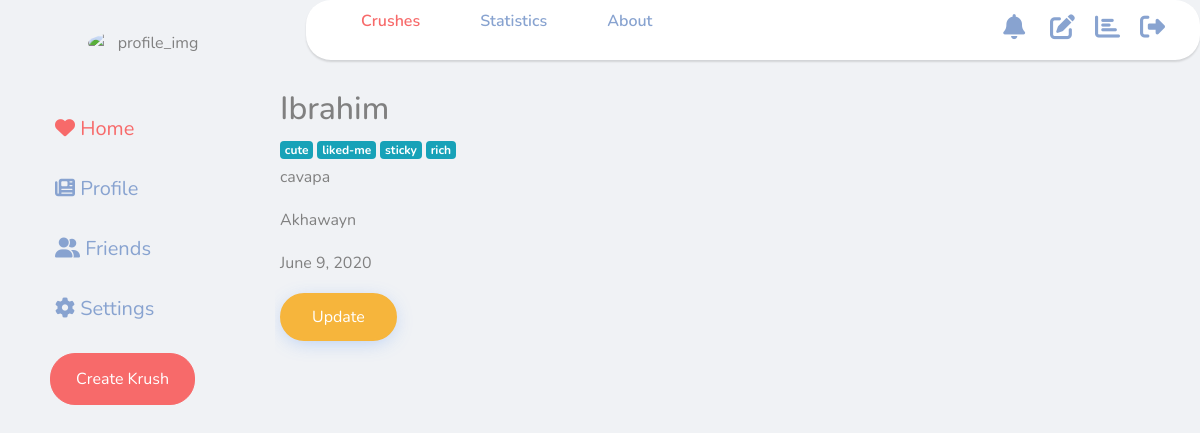
Page /crush/4/ on the committed database.
### posts/models.py (models this page shows, shortened)
class Post(models.Model):
    name = models.CharField(max_length=250)
    nickname = models.TextField(default="misterieux")
    content = models.TextField()
    published = models.DateField(auto_now_add=True)
    author = models.ForeignKey(User,on_delete=models.CASCADE)
    slug = models.SlugField(max_length=100)
    tags = TaggableManager()

### posts/views.py (the view)
# urls.py: path('crush/<int:pk>/', PostDetailView.as_view(), name="post-detail"),
class PostDetailView(DetailView):
    model = Post

### posts/templates/posts/post_detail.html
{% extends 'posts/base.html' %}
{% block content %}
	<div class="container">
		<h2>{{post.name}}</h2>
		{% for tag in post.tags.all %}
		<a href="#" class="badge badge-info" >{{ tag }}</a>
		{% endfor %}
		<p>{{post.nickname}}</p>
		<p>{{post.content}}</p>
		<p>{{post.published}}</p>
		<a class="btn btn-primary mr-2 mb-2" href="/crush/{{post.id}}/update">Update</a>
	</div>
{% endblock content %}

### static/css/main.css (style rules this page uses)
body { line-height: 1.7; color: gray; font-weight: 400; font-size: 1rem; }
a { -webkit-transition: .3s all ease; -o-transition: .3s all ease; transition: .3s all ease; }
h1, h2, h3, h4, h5, .h1, .h2, .h3, .h4, .h5 { font-family: "Nunito", -apple-system, BlinkMacSystemFont, "Segoe UI", Roboto, "Helvetica Neue", Arial, sans-serif, "Apple Color Emoji", "Segoe UI Emoji", "Segoe UI Symbol", "Noto Color Emoji"; }
.btn { font-size: 16px; border-radius: 30px; padding: 10px 30px; }
.btn.btn-primary { border-width: 2px; background: #f6b53c; border-color: #f6b53c; color: #fff; position: relative; top: 0; -webkit-transition: .3s all ease; -o-transition: .3s all ease; transition: .3s all ease; -webkit-box-shadow: 0 4px 20px -5px rgba(66, 133, 244, 0.4); box-shadow: 0 4px 20px -5px rgba(66, 133, 244, 0.4); }

### static/css/feed.css (style rules this page uses)
* { margin: 0; padding: 0; box-sizing: border-box; text-decoration: none; list-style: none; }
body { background: #f0f2f5; font-family: "Nunito", -apple-system, BlinkMacSystemFont, "Segoe UI", Roboto, "Helvetica Neue", Arial, sans-serif, "Apple Color Emoji", "Segoe UI Emoji", "Segoe UI Symbol", "Noto Color Emoji"; }
a { color: #4285f4; }
.wrapper .main_container .container { padding: 30px; margin-top: 60px; }

### rows in the picture
Post: name "Ibrahim", nickname "cavapa", content "Akhawayn", published "June 9, 2020"
Tag: name "cute"
Tag: name "liked-me"
Tag: name "sticky"
Tag: name "rich"
